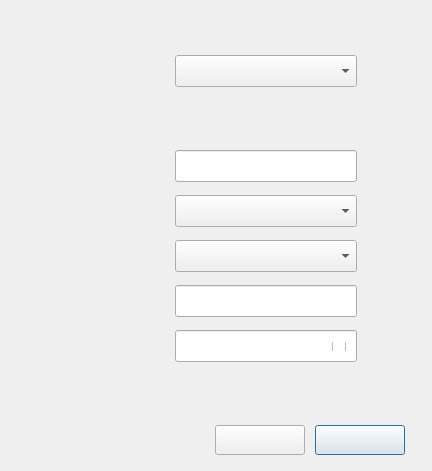
<?xml version="1.0" encoding="UTF-8"?>
<ui version="4.0">
 <class>DlgConnHidWifiSecLeap</class>
 <widget class="QDialog" name="DlgConnHidWifiSecLeap">
  <property name="geometry">
   <rect>
    <x>0</x>
    <y>0</y>
    <width>432</width>
    <height>471</height>
   </rect>
  </property>
  <property name="windowTitle">
   <string>Connect to Hidden Wi-Fi Network</string>
  </property>
  <widget class="QComboBox" name="cbxSecurity">
   <property name="geometry">
    <rect>
     <x>175</x>
     <y>195</y>
     <width>182</width>
     <height>32</height>
    </rect>
   </property>
   <property name="font">
    <font>
     <pointsize>10</pointsize>
    </font>
   </property>
   <property name="styleSheet">
    <string notr="true">QComboBox QAbstractItemView {
	outline: 0; 
	border: 1px solid #000000;
	border-color: rgba(0, 0, 0,25%);
	selection-color: rgb(0, 0, 0);
	background-color: #F1F3F3;
}</string>
   </property>
  </widget>
  <widget class="QLineEdit" name="lePassword">
   <property name="geometry">
    <rect>
     <x>175</x>
     <y>330</y>
     <width>182</width>
     <height>32</height>
    </rect>
   </property>
   <property name="font">
    <font>
     <pointsize>10</pointsize>
    </font>
   </property>
   <property name="echoMode">
    <enum>QLineEdit::Password</enum>
   </property>
  </widget>
  <widget class="QCheckBox" name="checkBox">
   <property name="geometry">
    <rect>
     <x>332</x>
     <y>342</y>
     <width>18</width>
     <height>9</height>
    </rect>
   </property>
   <property name="font">
    <font>
     <pointsize>10</pointsize>
    </font>
   </property>
   <property name="text">
    <string/>
   </property>
  </widget>
  <widget class="QLabel" name="lbNetName">
   <property name="geometry">
    <rect>
     <x>76</x>
     <y>156</y>
     <width>90</width>
     <height>20</height>
    </rect>
   </property>
   <property name="font">
    <font>
     <pointsize>10</pointsize>
    </font>
   </property>
   <property name="text">
    <string/>
   </property>
  </widget>
  <widget class="QLabel" name="lbSecurity">
   <property name="geometry">
    <rect>
     <x>76</x>
     <y>201</y>
     <width>90</width>
     <height>20</height>
    </rect>
   </property>
   <property name="font">
    <font>
     <pointsize>10</pointsize>
    </font>
   </property>
   <property name="text">
    <string/>
   </property>
  </widget>
  <widget class="QLineEdit" name="leUserName">
   <property name="geometry">
    <rect>
     <x>175</x>
     <y>285</y>
     <width>182</width>
     <height>32</height>
    </rect>
   </property>
   <property name="font">
    <font>
     <pointsize>10</pointsize>
    </font>
   </property>
  </widget>
  <widget class="QPushButton" name="btnConnect">
   <property name="geometry">
    <rect>
     <x>315</x>
     <y>425</y>
     <width>90</width>
     <height>30</height>
    </rect>
   </property>
   <property name="font">
    <font>
     <pointsize>10</pointsize>
    </font>
   </property>
   <property name="text">
    <string/>
   </property>
  </widget>
  <widget class="QComboBox" name="cbxConn">
   <property name="geometry">
    <rect>
     <x>175</x>
     <y>55</y>
     <width>182</width>
     <height>32</height>
    </rect>
   </property>
   <property name="font">
    <font>
     <pointsize>10</pointsize>
    </font>
   </property>
   <property name="styleSheet">
    <string notr="true">QComboBox QAbstractItemView {
	outline: 0; 
	border: 1px solid #000000;
	border-color: rgba(0, 0, 0,25%);
	selection-color: rgb(0, 0, 0);
	background-color: #F1F3F3;
}</string>
   </property>
  </widget>
  <widget class="QLabel" name="lbUserName">
   <property name="geometry">
    <rect>
     <x>76</x>
     <y>291</y>
     <width>90</width>
     <height>20</height>
    </rect>
   </property>
   <property name="font">
    <font>
     <pointsize>10</pointsize>
    </font>
   </property>
   <property name="text">
    <string/>
   </property>
  </widget>
  <widget class="QPushButton" name="btnCancel">
   <property name="geometry">
    <rect>
     <x>215</x>
     <y>425</y>
     <width>90</width>
     <height>30</height>
    </rect>
   </property>
   <property name="font">
    <font>
     <pointsize>10</pointsize>
    </font>
   </property>
   <property name="text">
    <string/>
   </property>
  </widget>
  <widget class="QComboBox" name="cbxAuth">
   <property name="geometry">
    <rect>
     <x>175</x>
     <y>240</y>
     <width>182</width>
     <height>32</height>
    </rect>
   </property>
   <property name="font">
    <font>
     <pointsize>10</pointsize>
    </font>
   </property>
   <property name="styleSheet">
    <string notr="true">QComboBox QAbstractItemView {
	outline: 0; 
	border: 1px solid #000000;
	border-color: rgba(0, 0, 0,25%);
	selection-color: rgb(0, 0, 0);
	background-color: #F1F3F3;
}</string>
   </property>
  </widget>
  <widget class="QLabel" name="lbAuth">
   <property name="geometry">
    <rect>
     <x>76</x>
     <y>246</y>
     <width>90</width>
     <height>20</height>
    </rect>
   </property>
   <property name="font">
    <font>
     <pointsize>10</pointsize>
    </font>
   </property>
   <property name="text">
    <string/>
   </property>
  </widget>
  <widget class="QLineEdit" name="leNetName">
   <property name="geometry">
    <rect>
     <x>175</x>
     <y>150</y>
     <width>182</width>
     <height>32</height>
    </rect>
   </property>
   <property name="font">
    <font>
     <pointsize>10</pointsize>
    </font>
   </property>
  </widget>
  <widget class="QLabel" name="lbPassword">
   <property name="geometry">
    <rect>
     <x>76</x>
     <y>336</y>
     <width>90</width>
     <height>20</height>
    </rect>
   </property>
   <property name="font">
    <font>
     <pointsize>10</pointsize>
    </font>
   </property>
   <property name="text">
    <string/>
   </property>
  </widget>
  <widget class="QLabel" name="lbConn">
   <property name="geometry">
    <rect>
     <x>76</x>
     <y>60</y>
     <width>90</width>
     <height>20</height>
    </rect>
   </property>
   <property name="font">
    <font>
     <pointsize>10</pointsize>
    </font>
   </property>
   <property name="text">
    <string/>
   </property>
  </widget>
  <widget class="QLabel" name="lbLeftupTitle">
   <property name="geometry">
    <rect>
     <x>34</x>
     <y>6</y>
     <width>80</width>
     <height>20</height>
    </rect>
   </property>
   <property name="text">
    <string/>
   </property>
  </widget>
  <widget class="QLabel" name="lbLeftupIcon">
   <property name="geometry">
    <rect>
     <x>9</x>
     <y>9</y>
     <width>16</width>
     <height>16</height>
    </rect>
   </property>
   <property name="text">
    <string/>
   </property>
  </widget>
  <widget class="QLabel" name="lbUpback">
   <property name="geometry">
    <rect>
     <x>0</x>
     <y>0</y>
     <width>432</width>
     <height>116</height>
    </rect>
   </property>
   <property name="text">
    <string/>
   </property>
  </widget>
  <widget class="QLabel" name="lbLeftup">
   <property name="geometry">
    <rect>
     <x>0</x>
     <y>0</y>
     <width>120</width>
     <height>32</height>
    </rect>
   </property>
   <property name="text">
    <string/>
   </property>
  </widget>
  <widget class="QLabel" name="lbBoder">
   <property name="geometry">
    <rect>
     <x>0</x>
     <y>0</y>
     <width>432</width>
     <height>471</height>
    </rect>
   </property>
   <property name="text">
    <string/>
   </property>
  </widget>
  <widget class="QLabel" name="lbBottomback">
   <property name="geometry">
    <rect>
     <x>0</x>
     <y>411</y>
     <width>432</width>
     <height>60</height>
    </rect>
   </property>
   <property name="text">
    <string/>
   </property>
  </widget>
  <zorder>lbBottomback</zorder>
  <zorder>lbUpback</zorder>
  <zorder>lbBoder</zorder>
  <zorder>cbxSecurity</zorder>
  <zorder>lePassword</zorder>
  <zorder>checkBox</zorder>
  <zorder>lbNetName</zorder>
  <zorder>lbSecurity</zorder>
  <zorder>leUserName</zorder>
  <zorder>btnConnect</zorder>
  <zorder>cbxConn</zorder>
  <zorder>lbUserName</zorder>
  <zorder>btnCancel</zorder>
  <zorder>cbxAuth</zorder>
  <zorder>lbAuth</zorder>
  <zorder>leNetName</zorder>
  <zorder>lbPassword</zorder>
  <zorder>lbConn</zorder>
  <zorder>lbLeftup</zorder>
  <zorder>lbLeftupIcon</zorder>
  <zorder>lbLeftupTitle</zorder>
 </widget>
 <resources/>
 <connections/>
</ui>
